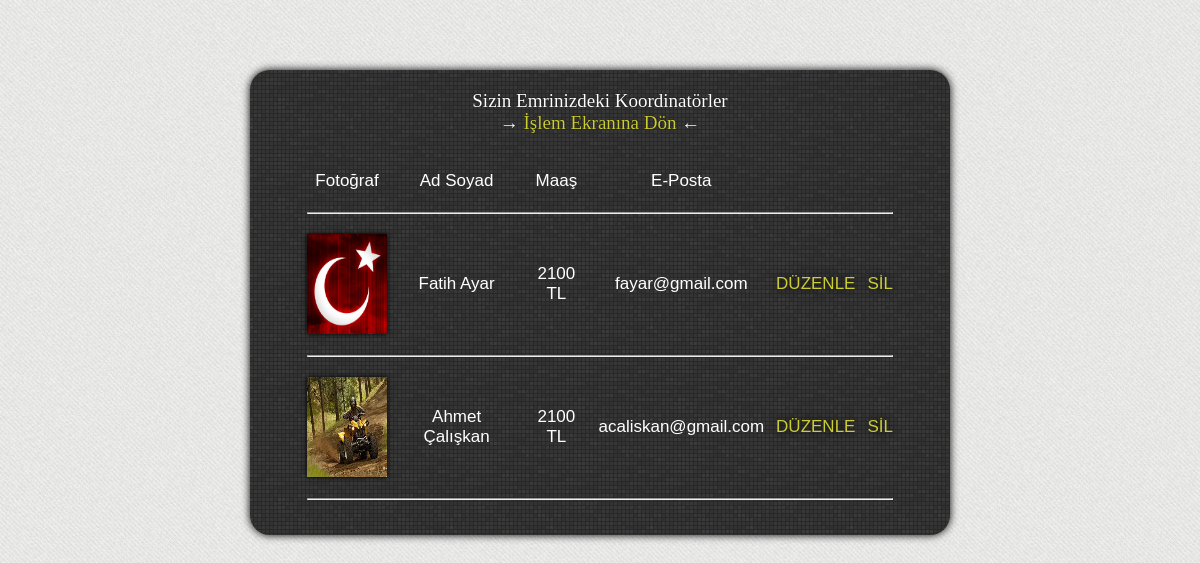
/mudur/koordinator-listele.php (signed in), run on the app's committed database.
### tables this page shows
CREATE TABLE IF NOT EXISTS `tbl_koordinator` (
  `id` int(11) NOT NULL AUTO_INCREMENT,
  `ad_soyad` varchar(250) NOT NULL,
  `maas` int(11) NOT NULL,
  `fotograf` varchar(250) NOT NULL,
  `eposta` varchar(250) NOT NULL,
  `sifre` varchar(250) NOT NULL,
  `sorumlu_mudur` int(11) NOT NULL,
  PRIMARY KEY (`id`),
  KEY `sorumlu_mudur` (`sorumlu_mudur`)
);

### mudur/koordinator-listele.php (the view, shortened to what this page needs)
<!DOCTYPE html PUBLIC "-//W3C//DTD XHTML 1.0 Transitional//EN" "http://www.w3.org/TR/xhtml1/DTD/xhtml1-transitional.dtd">
<html xmlns="http://www.w3.org/1999/xhtml">
<head>
<link href="../css/style.css" rel="stylesheet" type="text/css" />
</head>
<body>
<div class="menu">
<div class="menu-baslik">Sizin Emrinizdeki Koordinatörler <br />
→<a style="color: #CC3;" href="index.php"> İşlem Ekranına Dön </a>←</div>
<?php
$eposta = $_SESSION['muduroturum'];
$uye_list=mysql_query("Select id from tbl_mudur where eposta='$eposta'");
while($yaz=mysql_fetch_array($uye_list))
{
	$id = $yaz['id'];
}
?>
<table cellpadding='5' class='listele_table'>
<tr>
<td align="center">Fotoğraf</td>
<td align="center">Ad Soyad</td>
<td align="center">Maaş</td>
<td align="center">E-Posta</td>
<td></td><td></td>
</tr>
<tr>
<td colspan="6"><hr /></td>
</tr>
<?php
$uye_list=mysql_query("Select * from tbl_koordinator where sorumlu_mudur=$id");
while($yaz=mysql_fetch_array($uye_list))
{
?>
	<tr>
	<td><img src='<?php echo $yaz['fotograf']; ?>' width='80' height='100' style="box-shadow:0 0 5px 0 #000000" /></td>
    <td align="center"><?php echo $yaz['ad_soyad']; ?></td>
    <td align="center"><?php echo $yaz['maas'] . " TL"; ?></td>
    <td align="center"><?php echo $yaz['eposta']; ?></td>
    <td align="center"><a href='koordinator-duzenle.php?id=<?php echo $yaz['id']; ?>'>DÜZENLE</a></td>
    <td align="center"><a href='koordinator-sil.php?id=<?php echo $yaz['id']; ?>'>SİL</a></td>
    </tr>
    <tr>
    <td colspan="6"><hr /></td>
    </tr>
<?php
}
?>
</table>
</div>
</body>
</html>

### css/style.css (style rules this page uses)
body { margin: 0px; padding: 0px; background: url(../resimler/site/bg.png); }
a { color: #000; text-decoration: none; }
.menu { width: 600px; height: auto; padding: 20px 50px 20px 50px; box-shadow: 0px 0px 8px 0px #000000; margin: 70px auto 70px auto; border-radius: 20px; font-size: 17px; background: #fff url(../resimler/site/giris_kapsul_bg.png); font-family: Verdana, Geneva, sans-serif; }
.menu-baslik { text-align: center; font-family: Georgia, "Times New Roman", Times, serif; font-size: 19px; text-shadow: 0px 0px 1px #000; color: #FFF; margin-bottom: 30px; }
.listele_table { color: #FFF; }
.listele_table a { color: #CC3; text-shadow: 0px 0px 10px #000000; }

### data on the page
tbl_koordinator: fotograf (picture), ad_soyad "Fatih Ayar", maas "2100", eposta "fayar@gmail.com"
tbl_koordinator: fotograf (picture), ad_soyad "Ahmet Çalışkan", maas "2100", eposta "acaliskan@gmail.com"
